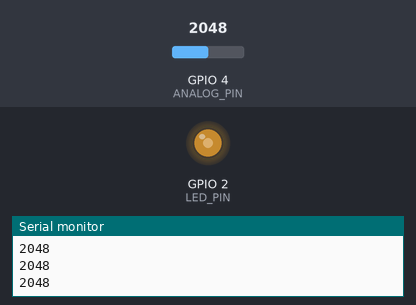
Recording of a sketch running on a simulated ESP32. Parts: output pins drawn as LEDs (lit = HIGH), the last lines printed to the serial monitor. The inputs (shaded band) are chosen by the test bench; at power-on: GPIO 4 (ANALOG_PIN) = 2048.

Above: at 1.2 s.
1.3 s: GPIO 4 (ANALOG_PIN) set to 2866
At 2.3 s:
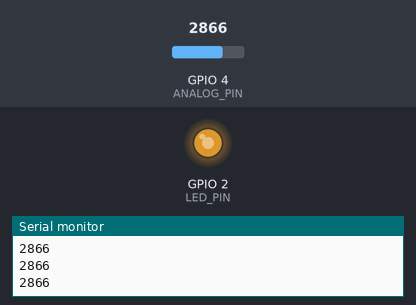
2.8 s: GPIO 4 (ANALOG_PIN) set to 3603
At 3.2 s:
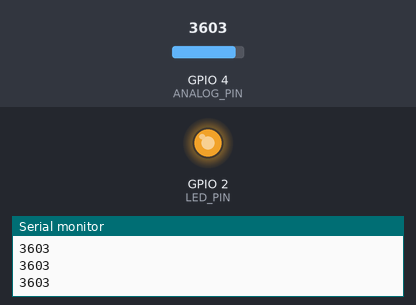
4.3 s: GPIO 4 (ANALOG_PIN) set to 491
At 4.8 s:
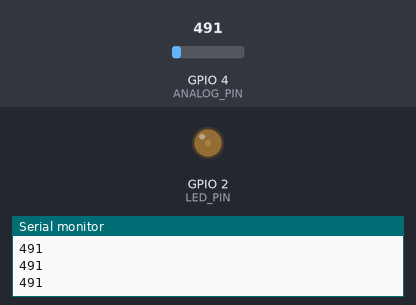
5.8 s: GPIO 4 (ANALOG_PIN) set to 0
At 6.9 s:
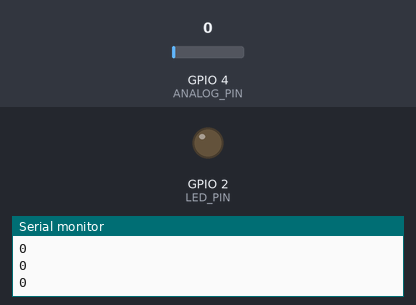
Timing chart, 0 to 8.3 s (numbered marks = the images above; inputs shaded):
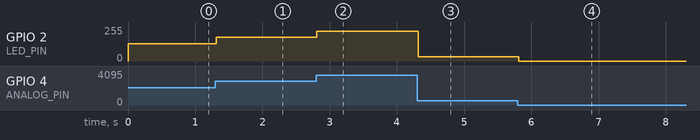

The sketch:

Practice_AnalogRead_with_LED.ino
```cpp
#include <Arduino.h>

#define PWM_CHANNEL 0
#define LED_PIN 2
#define ANALOG_PIN 4
#define WIDTH 12

void setup() {
  Serial.begin(115200);

  pinMode(LED_PIN, OUTPUT);
  pinMode(ANALOG_PIN, INPUT);

  analogSetWidth(WIDTH);

  ledcSetup(PWM_CHANNEL, 5000, WIDTH);
  ledcAttachPin(LED_PIN, PWM_CHANNEL);
}

void loop() {
  const int val = analogRead(ANALOG_PIN);

  ledcWrite(PWM_CHANNEL, val);

  Serial.println(val);
  delay(20);
}
```

Measured:
- after the input at 1.3 s, GPIO 2 (LED_PIN): 128/255 → 178/255 at once
- after the input at 2.8 s, GPIO 2 (LED_PIN): 178/255 → 224/255 at once
- after the input at 4.3 s, GPIO 2 (LED_PIN): 224/255 → 31/255 at once
- after the input at 5.8 s, GPIO 2 (LED_PIN): 31/255 → 0/255 at once
